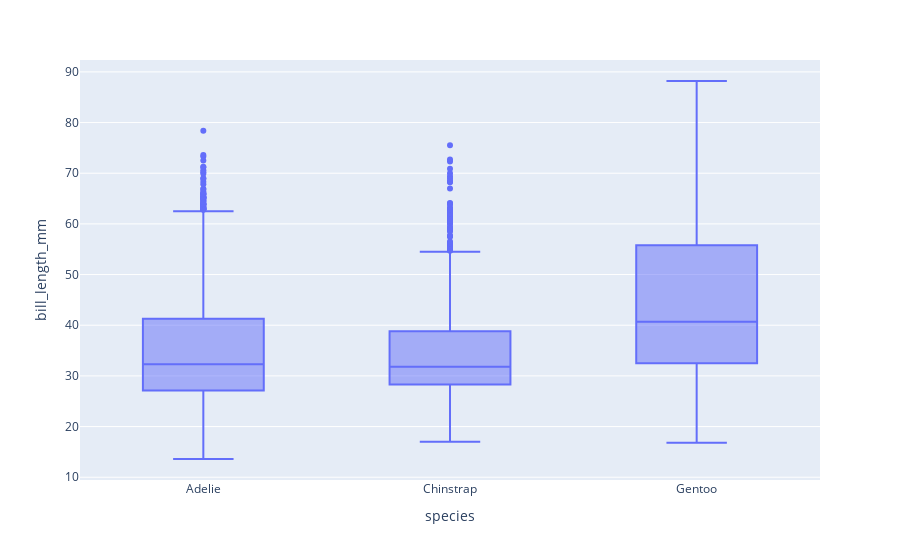

The code cell stored with this chart in its notebook:
### Code cell
px.box(penguins_df, x='species', y=['bill_length_mm', 'body_mass_g'])

### Figure 1 — Plotly figure (JSON) as saved in the notebook; plotly's stock layout.template omitted (floating-point values rounded to 4 significant figures; data arrays with more than 128 entries replaced by an {"elided": "..."} marker saying what was removed)
{"data": [{"alignmentgroup": "True", "hovertemplate": "species=%{x}<br>bill_length_mm=%{y}<extra></extra>", "legendgroup": "", "marker": {"color": "#636efa"}, "name": "", "notched": false, "offsetgroup": "", "orientation": "v", "showlegend": false, "type": "box", "x": {"elided": "3430 str values"}, "x0": " ", "xaxis": "x", "y": {"elided": "3430 float values"}, "y0": " ", "yaxis": "y"}], "layout": {"boxmode": "group", "legend": {"tracegroupgap": 0}, "margin": {"t": 60}, "xaxis": {"anchor": "y", "domain": [0, 1], "title": {"text": "species"}}, "yaxis": {"anchor": "x", "domain": [0, 1], "title": {"text": "bill_length_mm"}}}}
